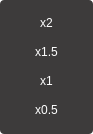
<?xml version="1.0" encoding="UTF-8"?>
<ui version="4.0">
 <class>PlaySpeed</class>
 <widget class="QWidget" name="PlaySpeed">
  <property name="geometry">
   <rect>
    <x>0</x>
    <y>0</y>
    <width>93</width>
    <height>134</height>
   </rect>
  </property>
  <property name="windowTitle">
   <string>PlaySpeed</string>
  </property>
  <property name="styleSheet">
   <string notr="true">#PlaySpeed{
background-color : transparent;
}</string>
  </property>
  <layout class="QVBoxLayout" name="verticalLayout">
   <property name="spacing">
    <number>0</number>
   </property>
   <property name="leftMargin">
    <number>0</number>
   </property>
   <property name="topMargin">
    <number>0</number>
   </property>
   <property name="rightMargin">
    <number>0</number>
   </property>
   <property name="bottomMargin">
    <number>0</number>
   </property>
   <item>
    <widget class="QWidget" name="playSpeedBg" native="true">
     <property name="styleSheet">
      <string notr="true">#playSpeedBg{
background-color : #3D3B3B;
border-radius : 4px;
}
QPushButton{
border : none;
border-radius : 4px;
color : #FFFFFF;
font-size : 12px;
font-family : Microsoft YaHei UI;
}
QPushButton:hover {
background-color: rgba(255, 255, 255, 0.41);
}</string>
     </property>
     <layout class="QVBoxLayout" name="verticalLayout_2">
      <property name="spacing">
       <number>3</number>
      </property>
      <property name="leftMargin">
       <number>9</number>
      </property>
      <property name="topMargin">
       <number>9</number>
      </property>
      <property name="rightMargin">
       <number>9</number>
      </property>
      <property name="bottomMargin">
       <number>9</number>
      </property>
      <item>
       <widget class="QPushButton" name="speed20">
        <property name="minimumSize">
         <size>
          <width>0</width>
          <height>24</height>
         </size>
        </property>
        <property name="maximumSize">
         <size>
          <width>16777215</width>
          <height>24</height>
         </size>
        </property>
        <property name="text">
         <string>x2</string>
        </property>
       </widget>
      </item>
      <item>
       <widget class="QPushButton" name="speed15">
        <property name="minimumSize">
         <size>
          <width>0</width>
          <height>24</height>
         </size>
        </property>
        <property name="maximumSize">
         <size>
          <width>16777215</width>
          <height>24</height>
         </size>
        </property>
        <property name="text">
         <string>x1.5</string>
        </property>
       </widget>
      </item>
      <item>
       <widget class="QPushButton" name="speed10">
        <property name="minimumSize">
         <size>
          <width>0</width>
          <height>24</height>
         </size>
        </property>
        <property name="maximumSize">
         <size>
          <width>16777215</width>
          <height>24</height>
         </size>
        </property>
        <property name="text">
         <string>x1</string>
        </property>
       </widget>
      </item>
      <item>
       <widget class="QPushButton" name="speed05">
        <property name="minimumSize">
         <size>
          <width>0</width>
          <height>24</height>
         </size>
        </property>
        <property name="maximumSize">
         <size>
          <width>16777215</width>
          <height>24</height>
         </size>
        </property>
        <property name="text">
         <string>x0.5</string>
        </property>
       </widget>
      </item>
     </layout>
    </widget>
   </item>
  </layout>
 </widget>
 <resources/>
 <connections/>
</ui>
